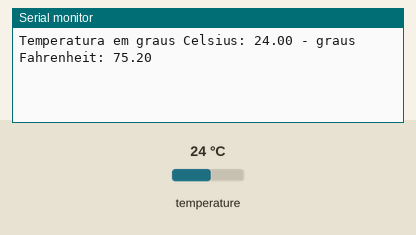
A sketch run on a simulated ESP32. Parts: the last lines printed to the serial monitor. Inputs (shaded band) come from the test bench; at power-on: temperature 24 °C.

Above: at 1.5 s.
1.6 s: temperature set to 12 °C
At 2.9 s:
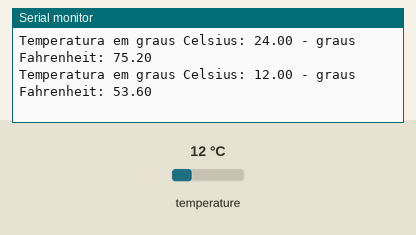
3.1 s: temperature set to 19 °C
At 4.7 s:
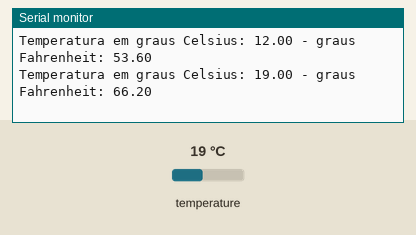
Timing chart, 0 to 6.2 s (numbered marks = the images above; inputs shaded):
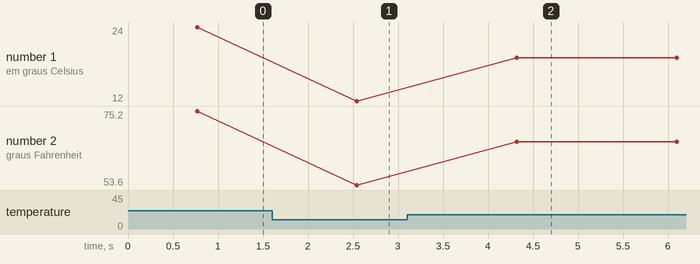

The sketch:

sketch_jun8a.ino
```cpp
// (licence header left out)
#include <OneWire.h>
#include <DallasTemperature.h>

#define PINO_DADOS 27

// cria uma instância do OneWire para comunicação com o sensor
OneWire oneWire(PINO_DADOS);

// cria uma instância do sensor DallasTemperature passando a conexão OneWire como parâmetro
DallasTemperature sensors(&oneWire);

void setup(void) {
  // inicializa a comunicação serial
  Serial.begin(9600);

  // inicializa o sensor
  sensors.begin();
}

void loop(void) {
  // faz a requisição de leitura da temperatura
  sensors.requestTemperatures();

  Serial.print("Temperatura em graus Celsius: ");
  // imprime a temperatura em graus Celsius
  // o índice 0 é utilizado pois temos apenas um sensor e ele será o primeiro da lista
  Serial.print(sensors.getTempCByIndex(0));

  Serial.print(" - graus Fahrenheit: ");
  Serial.println(sensors.getTempFByIndex(0));

  // aguarda 1 segundo até a próxima leitura
  delay(1000);
}
```

Measured:
- after the input at 1.6 s, the serial monitor: prints a new line after 0.94 s (image 1)
- after the input at 3.1 s, the serial monitor: prints a new line after 1.2 s (image 2)
- plotted number 1: 24 → 12 after the input at 1.6 s, 12 → 19 after the input at 3.1 s
- plotted number 2: 75.2 → 53.6 after the input at 1.6 s, 53.6 → 66.2 after the input at 3.1 s
